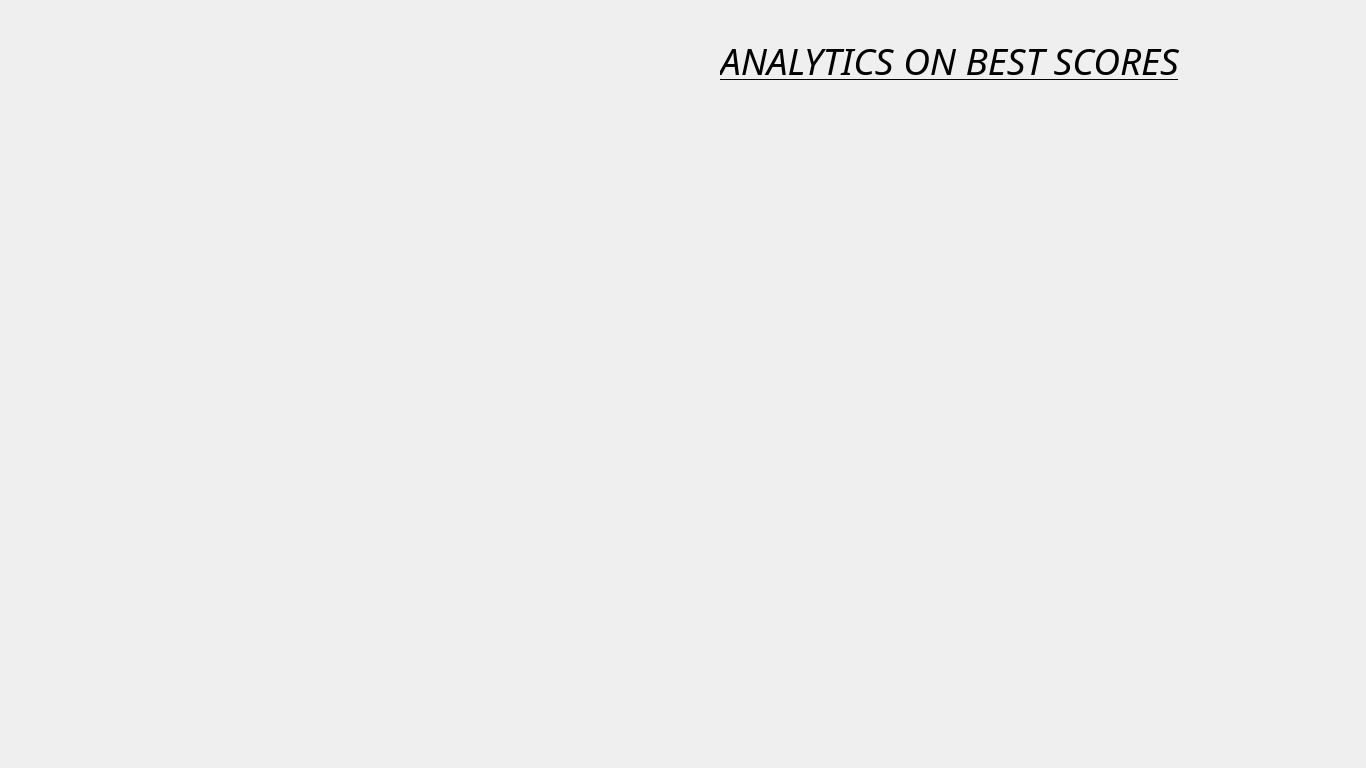
<?xml version="1.0" encoding="UTF-8"?>
<ui version="4.0">
 <class>analysis1</class>
 <widget class="QMainWindow" name="analysis1">
  <property name="geometry">
   <rect>
    <x>0</x>
    <y>0</y>
    <width>1366</width>
    <height>768</height>
   </rect>
  </property>
  <property name="windowTitle">
   <string>MainWindow</string>
  </property>
  <widget class="QWidget" name="centralwidget">
   <widget class="QLabel" name="background">
    <property name="geometry">
     <rect>
      <x>0</x>
      <y>0</y>
      <width>1366</width>
      <height>768</height>
     </rect>
    </property>
    <property name="text">
     <string/>
    </property>
    <property name="pixmap">
     <pixmap resource="resources.qrc">:/background2.jpg</pixmap>
    </property>
    <property name="scaledContents">
     <bool>true</bool>
    </property>
   </widget>
   <widget class="QLabel" name="heading">
    <property name="geometry">
     <rect>
      <x>720</x>
      <y>40</y>
      <width>501</width>
      <height>41</height>
     </rect>
    </property>
    <property name="font">
     <font>
      <family>FuturistExtraHeavy</family>
      <pointsize>28</pointsize>
      <italic>true</italic>
      <underline>true</underline>
     </font>
    </property>
    <property name="text">
     <string>ANALYTICS ON BEST SCORES</string>
    </property>
    <property name="scaledContents">
     <bool>false</bool>
    </property>
   </widget>
  </widget>
  <widget class="QMenuBar" name="menubar">
   <property name="geometry">
    <rect>
     <x>0</x>
     <y>0</y>
     <width>1366</width>
     <height>21</height>
    </rect>
   </property>
  </widget>
 </widget>
 <resources>
  <include location="resources.qrc"/>
 </resources>
 <connections/>
</ui>
